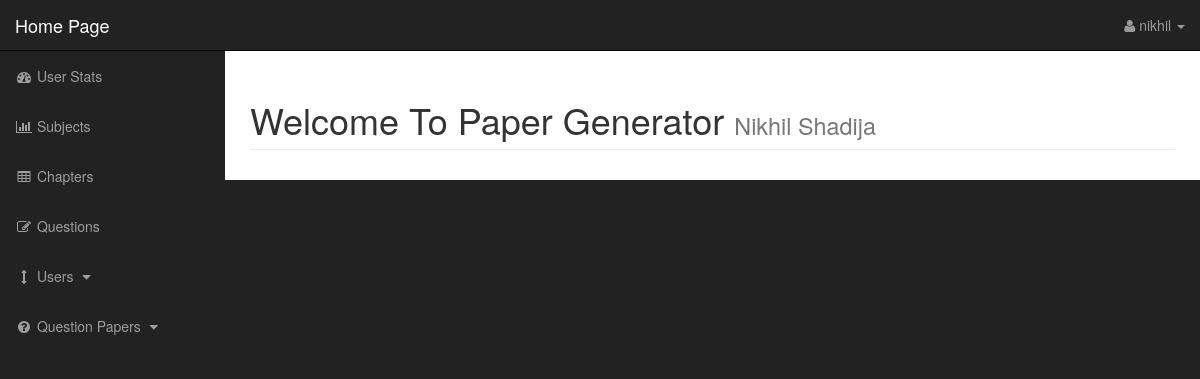
The app's page /admin/index.php with its own data.
### tables this page shows
CREATE TABLE `users` (
  `user_id` int(11) NOT NULL,
  `username` varchar(255) NOT NULL,
  `user_password` varchar(255) NOT NULL,
  `user_firstname` varchar(255) NOT NULL,
  `user_lastname` varchar(255) NOT NULL,
  `user_email` varchar(255) NOT NULL,
  `user_image` varchar(255) NOT NULL,
  `user_role` varchar(255) NOT NULL
);

### admin/functions.php (called while the page is built, shortened)
<?php
function checkUser(){
    if(!isset($_SESSION['user_id'] ) ) {
			return 1;
            die ("<h3 style = 'color: red'> You have not logged in please Login from <a href = '../index.php'>here</h3>");
    }else{
            $user_id = $_SESSION['user_id'];
            return $user_id;
	}
}
?>

### admin/includes/page-heading.php (the view)
<div class="row">
    <div class="col-lg-12">
        <h1 class="page-header">
            Welcome To Paper Generator
            <small><?php echo $user_firstname . " " .  $user_lastname; ?></small>
        </h1>
    </div>
</div>

### admin/includes/navigation.php (shortened to what this page needs)
<nav class="navbar navbar-inverse navbar-fixed-top" role="navigation">
    <div class="navbar-header">
        <a class="navbar-brand" href="index.php">Home Page</a>
    </div>
    <ul class="nav navbar-right top-nav">
        <li class="dropdown">
            <a href="#" class="dropdown-toggle" data-toggle="dropdown"><i class="fa fa-user"></i> <?php echo $username; ?> <b class="caret"></b></a>
        </li>
    </ul>
    <div class="collapse navbar-collapse navbar-ex1-collapse">
        <ul class="nav navbar-nav side-nav">
            <li>
                <a href="index.php"><i class="fa fa-fw fa-dashboard"></i> User Stats</a>
            </li>
            <li>
                <a href="subjects.php"><i class="fa fa-fw fa-bar-chart-o"></i> Subjects</a>
            </li>
            <li>
                <a href="chapters.php"><i class="fa fa-fw fa-table"></i> Chapters</a>
            </li>
            <li>
                <a href="questions.php"><i class="fa fa-fw fa-edit"></i> Questions</a>
            </li>
            <?php
                if($user_role == "superadmin"){
            ?>
            <li>
                <a href="javascript:;" data-toggle="collapse" data-target="#user_menu"><i class="fa fa-fw fa-arrows-v"></i> Users <i class="fa fa-fw fa-caret-down"></i></a>
            </li>
            <?php
                }
            ?>
            <li>
                <a href="javascript:;" data-toggle="collapse" data-target="#demo"><i class="fa fa-fw fa-question-circle"></i> Question Papers <i class="fa fa-fw fa-caret-down"></i></a>
            </li>
        </ul>
    </div>
</nav>

### admin/css/sb-admin.css (style rules this page uses)
body { margin-top: 100px; background-color: #222; }
@media (min-width:768px) { body { margin-top: 50px; } }
.top-nav { padding: 0 15px; }
.top-nav>li { display: inline-block; float: left; }
.top-nav>li>a { padding-top: 15px; padding-bottom: 15px; line-height: 20px; color: #999; }
@media (min-width:768px) { .side-nav { position: fixed; top: 51px; left: 225px; width: 225px; margin-left: -225px; border: none; border-radius: 0; overflow-y: auto; background-color: #222; } }
@media (min-width:768px) { .side-nav>li>a { width: 225px; } }

### records on screen
users: username "nikhil", user_firstname "Nikhil", user_lastname "Shadija"
